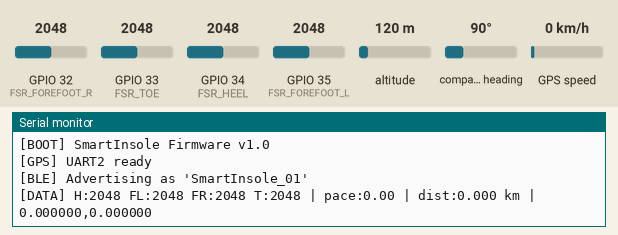
A sketch run on a simulated ESP32. Shown: the last lines printed to the serial monitor. Inputs (shaded band) come from the test bench; at power-on: GPIO 32 (FSR_FOREFOOT_R) = 2048, GPIO 33 (FSR_TOE) = 2048, GPIO 34 (FSR_HEEL) = 2048, GPIO 35 (FSR_FOREFOOT_L) = 2048, altitude 120 m, compass heading 90°, GPS speed 0 km/h (analog values on the 0–4095 scale). The GPS gets a fix after 3 s at 37.7749, -122.4194 with 8 satellites; nothing arrives over Bluetooth unless stated; a phone connects over Bluetooth LE 3 s after start.

Above: at 1.2 s.
1.3 s: GPIO 32 (FSR_FOREFOOT_R) set to 1035
At 2.8 s:
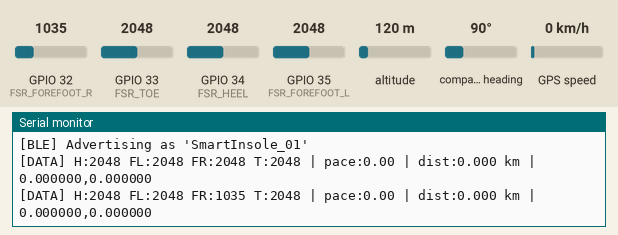
4.5 s: GPIO 32 (FSR_FOREFOOT_R) set to 948
At 5.6 s:
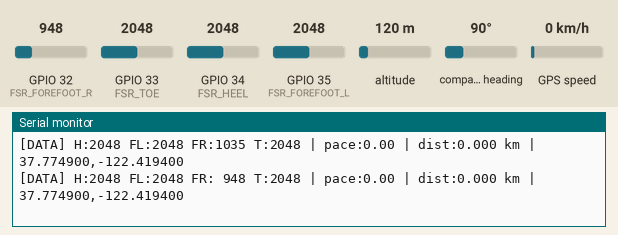
7.5 s: GPIO 33 (FSR_TOE) set to 1041
At 8.8 s:
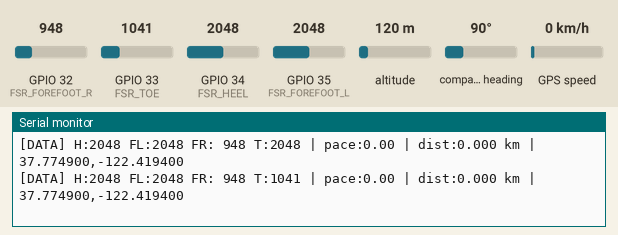
9.0 s: GPIO 33 (FSR_TOE) set to 970
At 9.8 s:
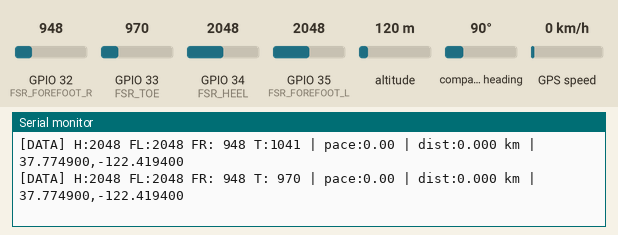
11.5 s: GPIO 34 (FSR_HEEL) set to 1065
At 12.8 s:
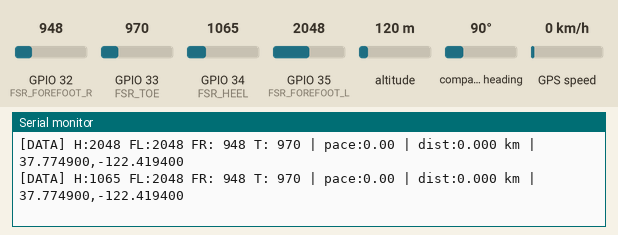
13.0 s: GPIO 34 (FSR_HEEL) set to 948
At 13.8 s:
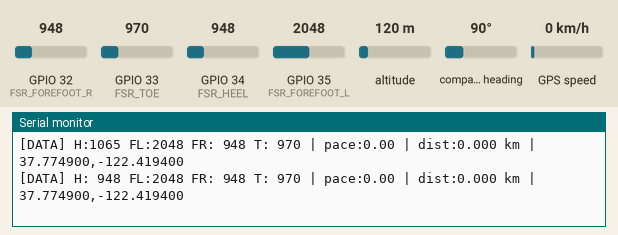

Measured:
- the behaviour switches between 1000 and 999 on GPIO 32 (FSR_FOREFOOT_R) (found by bisection; images 1 and 2)
- the behaviour switches between 1000 and 999 on GPIO 33 (FSR_TOE) (found by bisection; images 3 and 4)
- the behaviour switches between 1000 and 999 on GPIO 34 (FSR_HEEL) (found by bisection; images 5 and 6)
- after the input at 1.3 s, the serial monitor: prints a new line after 0.72 s (image 1)
- after the input at 4.5 s, the serial monitor: prints a new line after 0.53 s (image 2)
- after the input at 7.5 s, the serial monitor: prints a new line after 0.53 s (image 3)
- after the input at 9.0 s, the serial monitor: prints a new line at once (image 4)
- after the input at 11.5 s, the serial monitor: prints a new line after 0.53 s (image 5)
- after the input at 13.0 s, the serial monitor: prints a new line at once (image 6)

The sketch:

smart_insole.ino
```cpp
/**
 * ============================================================
 * SMART INSOLE FIRMWARE — ESP32
 * ============================================================
 * Hardware:
 *   - ESP32 Dev Module
 *   - 4x FSR (Force Sensitive Resistor) sensors
 *     • Heel        → GPIO 34 (ADC1_CH6)
 *     • Forefoot-L  → GPIO 35 (ADC1_CH7)
 *     • Forefoot-R  → GPIO 32 (ADC1_CH4)
 *     • Toe         → GPIO 33 (ADC1_CH5)
 *   - NEO-6M GPS Module → Serial2 (RX=16, TX=17)
 *
 * Libraries (install via Arduino Library Manager):
 *   - ArduinoJson   v6.x   by Benoit Blanchon
 *   - TinyGPSPlus          by Mikal Hart
 *   - ESP32 BLE Arduino    (included with ESP32 board package)
 *
 * BLE Payload (JSON notified every 100 ms / 10 Hz):
 *   {
 *     "h":   0-4095,   // Heel pressure
 *     "fl":  0-4095,   // Forefoot Left
 *     "fr":  0-4095,   // Forefoot Right
 *     "t":   0-4095,   // Toe
 *     "pace": min/km,  // Current running pace (0 = stopped)
 *     "dist": km,      // Cumulative distance
 *     "lat": decimal,  // GPS latitude
 *     "lng": decimal,  // GPS longitude
 *     "spd": km/h      // GPS speed
 *   }
 * ============================================================
 */

#include <Arduino.h>
#include <BLEDevice.h>
#include <BLEServer.h>
#include <BLEUtils.h>
#include <BLE2902.h>
#include <ArduinoJson.h>
#include <TinyGPSPlus.h>
#include <HardwareSerial.h>

// ─── FSR Analog Pins (ADC1 only — BLE disables ADC2) ────────
#define FSR_HEEL        34
#define FSR_FOREFOOT_L  35
#define FSR_FOREFOOT_R  32
#define FSR_TOE         33

// ─── GPS Serial2 (NEO-6M) ───────────────────────────────────
#define GPS_RX_PIN   16
#define GPS_TX_PIN   17
#define GPS_BAUD   9600

// ─── BLE UUIDs (generate fresh ones for your own product) ───
#define SERVICE_UUID      "6E400001-B5A3-F393-E0A9-E50E24DCCA9E"
#define CHAR_UUID_NOTIFY  "6E400003-B5A3-F393-E0A9-E50E24DCCA9E"

// ─── Timing ─────────────────────────────────────────────────
#define SAMPLE_MS  100   // 10 Hz notification rate

// ─── Globals ────────────────────────────────────────────────
TinyGPSPlus       gps;
HardwareSerial    gpsSerial(2);

BLEServer*         pServer     = nullptr;
BLECharacteristic* pNotifyChar = nullptr;
bool deviceConnected = false;
bool oldConnected    = false;

double totalDistKm = 0.0;
double prevLat = 0.0, prevLng = 0.0;
unsigned long lastSampleMs = 0;

// ─── BLE Server Callbacks ───────────────────────────────────
class ServerCB : public BLEServerCallbacks {
  void onConnect(BLEServer*) override {
    deviceConnected = true;
    Serial.println("[BLE] Client connected");
  }
  void onDisconnect(BLEServer*) override {
    deviceConnected = false;
    Serial.println("[BLE] Client disconnected");
  }
};

// ─── ADC Helper: 4x oversampling to reduce noise ────────────
int readFSR(uint8_t pin) {
  long sum = 0;
  for (int i = 0; i < 4; i++) { sum += analogRead(pin); delayMicroseconds(50); }
  return (int)(sum >> 2);
}

// ─── Speed (km/h) → Pace (min/km); returns 0 if stationary ─
float speedToPace(double kmh) {
  return (kmh < 0.5) ? 0.0f : (float)(60.0 / kmh);
}

// ─── Setup ──────────────────────────────────────────────────
void setup() {
  Serial.begin(115200);
  Serial.println("[BOOT] SmartInsole Firmware v1.0");

  // ADC config — 12-bit, 0–3.3 V full range
  analogReadResolution(12);
  analogSetAttenuation(ADC_11db);
  pinMode(FSR_HEEL,       INPUT);
  pinMode(FSR_FOREFOOT_L, INPUT);
  pinMode(FSR_FOREFOOT_R, INPUT);
  pinMode(FSR_TOE,        INPUT);

  // GPS UART
  gpsSerial.begin(GPS_BAUD, SERIAL_8N1, GPS_RX_PIN, GPS_TX_PIN);
  Serial.println("[GPS] UART2 ready");

  // BLE init
  BLEDevice::init("SmartInsole_01");
  pServer = BLEDevice::createServer();
  pServer->setCallbacks(new ServerCB());

  BLEService* svc = pServer->createService(SERVICE_UUID);
  pNotifyChar = svc->createCharacteristic(CHAR_UUID_NOTIFY,
                  BLECharacteristic::PROPERTY_NOTIFY);
  pNotifyChar->addDescriptor(new BLE2902());
  svc->start();

  BLEAdvertising* adv = BLEDevice::getAdvertising();
  adv->addServiceUUID(SERVICE_UUID);
  adv->setScanResponse(true);
  adv->setMinPreferred(0x06);
  BLEDevice::startAdvertising();
  Serial.println("[BLE] Advertising as 'SmartInsole_01'");

  lastSampleMs = millis();
}

// ─── Main Loop ──────────────────────────────────────────────
void loop() {
  // Continuously feed GPS NMEA sentences
  while (gpsSerial.available()) gps.encode(gpsSerial.read());

  unsigned long now = millis();
  if (now - lastSampleMs < SAMPLE_MS) return;
  lastSampleMs = now;

  // Read FSR sensors
  int heel      = readFSR(FSR_HEEL);
  int forefootL = readFSR(FSR_FOREFOOT_L);
  int forefootR = readFSR(FSR_FOREFOOT_R);
  int toe       = readFSR(FSR_TOE);

  // Read GPS
  double lat = 0.0, lng = 0.0, speedKmh = 0.0;
  if (gps.location.isValid()) {
    lat = gps.location.lat();
    lng = gps.location.lng();
    if (prevLat != 0.0) {
      double d = TinyGPSPlus::distanceBetween(prevLat, prevLng, lat, lng) / 1000.0;
      if (d > 0.001) totalDistKm += d;   // ignore sub-1m GPS jitter
    }
    prevLat = lat; prevLng = lng;
  }
  if (gps.speed.isValid()) speedKmh = gps.speed.kmph();
  float pace = speedToPace(speedKmh);

  // Build JSON payload
  StaticJsonDocument<256> doc;
  doc["h"]    = heel;
  doc["fl"]   = forefootL;
  doc["fr"]   = forefootR;
  doc["t"]    = toe;
  doc["pace"] = round(pace * 100.0f) / 100.0f;
  doc["dist"] = round(totalDistKm * 1000.0) / 1000.0;
  doc["lat"]  = lat;
  doc["lng"]  = lng;
  doc["spd"]  = round(speedKmh * 10.0) / 10.0;

  char buf[256];
  serializeJson(doc, buf);

  // Notify BLE client
  if (deviceConnected) {
    pNotifyChar->setValue(buf);
    pNotifyChar->notify();
  }

  // Reconnection handling
  if (!deviceConnected && oldConnected) {
    delay(300);
    pServer->startAdvertising();
    oldConnected = false;
  }
  if (deviceConnected && !oldConnected) oldConnected = true;

  // Debug print every 1 s (10 samples)
  static uint8_t dbgCnt = 0;
  if (++dbgCnt >= 10) {
    dbgCnt = 0;
    Serial.printf("[DATA] H:%4d FL:%4d FR:%4d T:%4d | pace:%.2f | dist:%.3f km | %.6f,%.6f\n",
                  heel, forefootL, forefootR, toe, pace, totalDistKm, lat, lng);
  }
}
```
